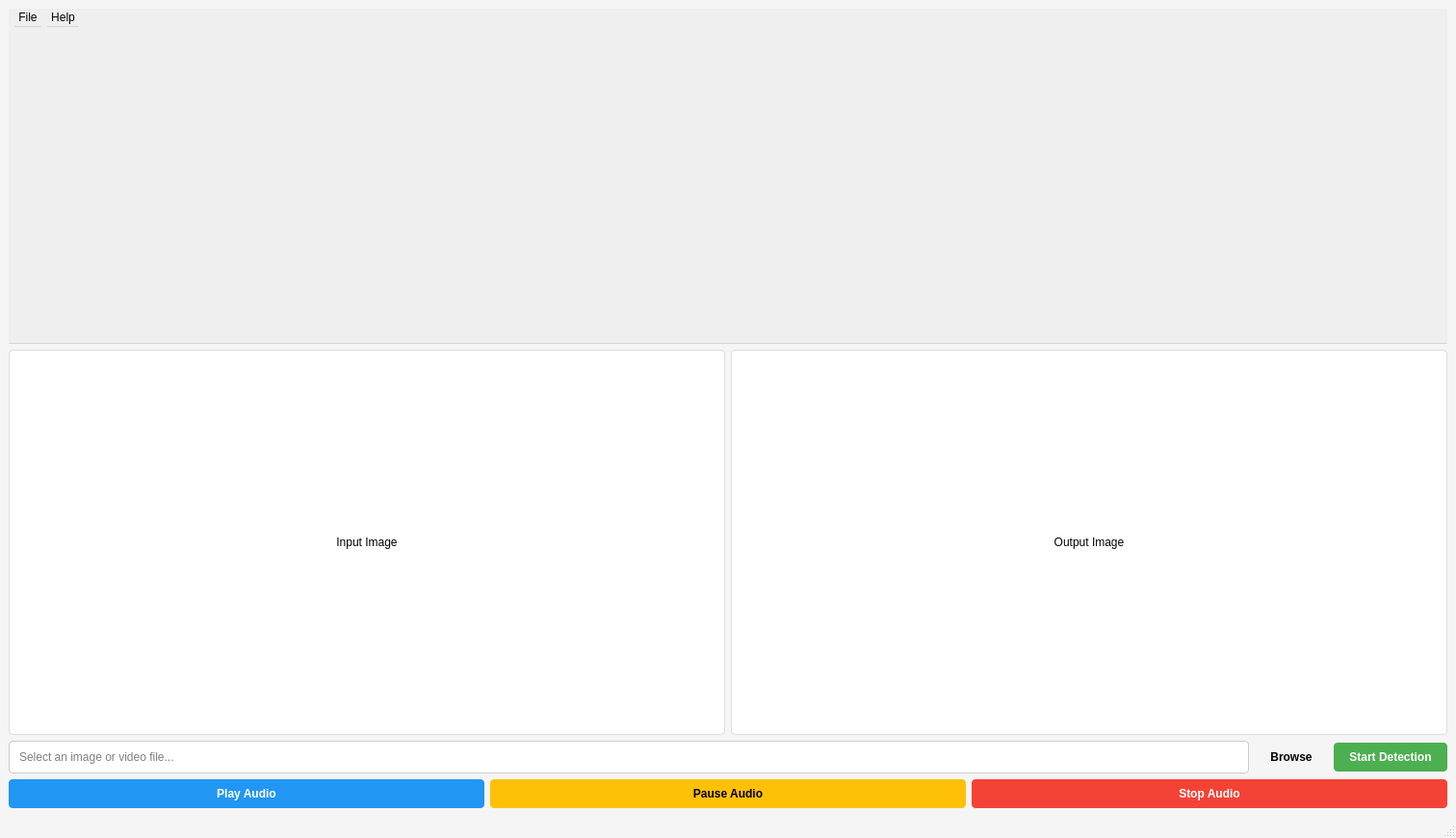
<?xml version="1.0" encoding="UTF-8"?>
<ui version="4.0">
 <class>FruitsDetection</class>
 <widget class="QMainWindow" name="FruitsDetection">
  <property name="geometry">
   <rect>
    <x>0</x>
    <y>0</y>
    <width>1512</width>
    <height>870</height>
   </rect>
  </property>
  <property name="minimumSize">
   <size>
    <width>1512</width>
    <height>870</height>
   </size>
  </property>
  <property name="windowTitle">
   <string>Fruit Detection System</string>
  </property>
  <property name="styleSheet">
   <string notr="true">QMainWindow {
    background-color: #f5f5f5;
   }
   QPushButton {
    padding: 8px 16px;
    border-radius: 4px;
    font-weight: bold;
   }
   QPushButton:hover {
    background-color: #e0e0e0;
   }
   QLineEdit {
    padding: 8px;
    border: 1px solid #ccc;
    border-radius: 4px;
   }
   QLabel {
    border: 1px solid #ddd;
    border-radius: 4px;
   }</string>
  </property>
  <widget class="QWidget" name="centralwidget">
   <layout class="QVBoxLayout" name="verticalLayout">
    <item>
     <widget class="QMenuBar" name="menubar">
      <property name="geometry">
       <rect>
        <x>0</x>
        <y>0</y>
        <width>1200</width>
        <height>22</height>
       </rect>
      </property>
      <widget class="QMenu" name="menuFile">
       <property name="title">
        <string>File</string>
       </property>
       <addaction name="actionOpen"/>
       <addaction name="actionExit"/>
      </widget>
      <widget class="QMenu" name="menuHelp">
       <property name="title">
        <string>Help</string>
       </property>
       <addaction name="actionAbout"/>
      </widget>
      <addaction name="menuFile"/>
      <addaction name="menuHelp"/>
     </widget>
    </item>
    <item>
     <layout class="QHBoxLayout" name="horizontalLayout">
      <item>
       <widget class="QLabel" name="lbl_input">
        <property name="minimumSize">
         <size>
          <width>400</width>
          <height>400</height>
         </size>
        </property>
        <property name="styleSheet">
         <string notr="true">background-color: white; padding: 10px;</string>
        </property>
        <property name="text">
         <string>Input Image</string>
        </property>
        <property name="scaledContents">
         <bool>true</bool>
        </property>
        <property name="alignment">
         <set>Qt::AlignCenter</set>
        </property>
       </widget>
      </item>
      <item>
       <widget class="QLabel" name="lbl_output">
        <property name="minimumSize">
         <size>
          <width>400</width>
          <height>400</height>
         </size>
        </property>
        <property name="styleSheet">
         <string notr="true">background-color: white; padding: 10px;</string>
        </property>
        <property name="text">
         <string>Output Image</string>
        </property>
        <property name="scaledContents">
         <bool>true</bool>
        </property>
        <property name="alignment">
         <set>Qt::AlignCenter</set>
        </property>
       </widget>
      </item>
     </layout>
    </item>
    <item>
     <layout class="QHBoxLayout" name="horizontalLayout_2">
      <item>
       <widget class="QLineEdit" name="txt_address">
        <property name="placeholderText">
         <string>Select an image or video file...</string>
        </property>
       </widget>
      </item>
      <item>
       <widget class="QPushButton" name="btn_browse">
        <property name="text">
         <string>Browse</string>
        </property>
       </widget>
      </item>
      <item>
       <widget class="QPushButton" name="btn_start">
        <property name="styleSheet">
         <string notr="true">background-color: #4CAF50; color: white;</string>
        </property>
        <property name="text">
         <string>Start Detection</string>
        </property>
       </widget>
      </item>
     </layout>
    </item>
    <item>
        <layout class="QHBoxLayout" name="audioControlsLayout">
            <item>
                <widget class="QPushButton" name="btn_play">
                    <property name="styleSheet">
                        <string notr="true">background-color: #2196F3; color: white;</string>
                    </property>
                    <property name="text">
                        <string>Play Audio</string>
                    </property>
                </widget>
            </item>
            <item>
                <widget class="QPushButton" name="btn_pause">
                    <property name="styleSheet">
                        <string notr="true">background-color: #FFC107; color: black;</string>
                    </property>
                    <property name="text">
                        <string>Pause Audio</string>
                    </property>
                    <property name="enabled">
                        <bool>false</bool>
                    </property>
                </widget>
            </item>
            <item>
                <widget class="QPushButton" name="btn_stop">
                    <property name="styleSheet">
                        <string notr="true">background-color: #F44336; color: white;</string>
                    </property>
                    <property name="text">
                        <string>Stop Audio</string>
                    </property>
                    <property name="enabled">
                        <bool>false</bool>
                    </property>
                </widget>
            </item>
        </layout>
    </item>
</layout>
</widget>
  <widget class="QStatusBar" name="statusbar"/>
  <action name="actionOpen">
   <property name="text">
    <string>Open</string>
   </property>
  </action>
  <action name="actionExit">
   <property name="text">
    <string>Exit</string>
   </property>
  </action>
  <action name="actionAbout">
   <property name="text">
    <string>About</string>
   </property>
  </action>
 </widget>
 <resources/>
 <connections/>
</ui>
